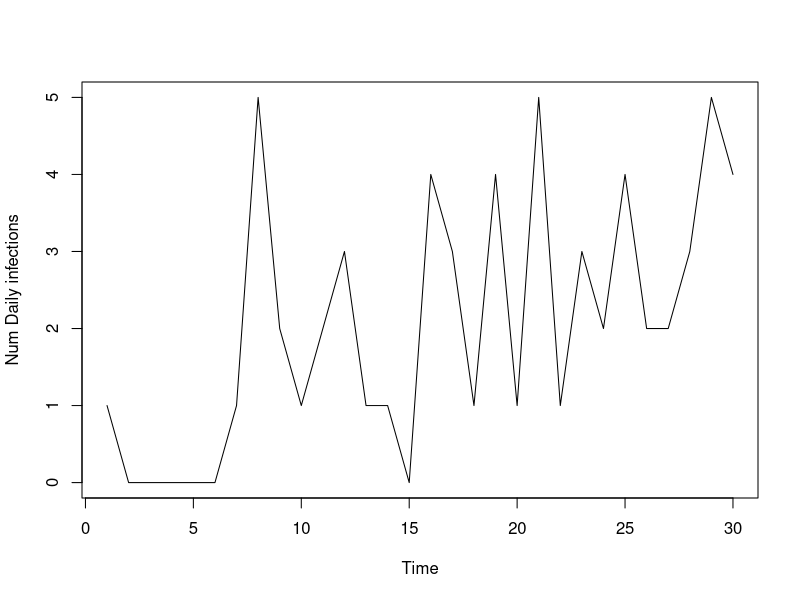

Here is the R script that generated this plot: (Note: this script raises an error after producing the figure.)
#Simulate Branching Process

#Parameters
num_days = 30
r0 = 2.5
shape_gamma = 6
scale_gamma = 1


#Function
simulate_branching = function(num_days, r0, shape_gamma, scale_gamma) {
  #Set up
  vec_infecteds = c() #vector('numeric', num_days)
  vec_infecteds[1] = 1
  
  for (t in 2:num_days) {
    num_new_infecteds = 0
    for (t_inf in 1:length(vec_infecteds)) { #Loop through each past time index
      
      for (i in 1:vec_infecteds[t_inf]) { #Get infectiousness of each individual at each tinf
        num_new_infecteds = num_new_infecteds + round(rpois(1, r0) * dgamma(t - t_inf, shape = shape_gamma, scale = scale_gamma))
      }
    }
    vec_infecteds[t] = num_new_infecteds
  }
  
  vec_infecteds
}

#Implement
x = simulate_branching(num_days, r0, shape_gamma, scale_gamma)

#Plots
plot.ts(x, ylab = "Num Daily infections")
cum_data <- cumsum(vec_infecteds)
plot.ts(cum_data)


#Rough work
#Inspect gamma density
x = seq(0.0, 10, by = 1)
y = dgamma(x = x, shape = 6, scale = 1)
plot(x, y)
